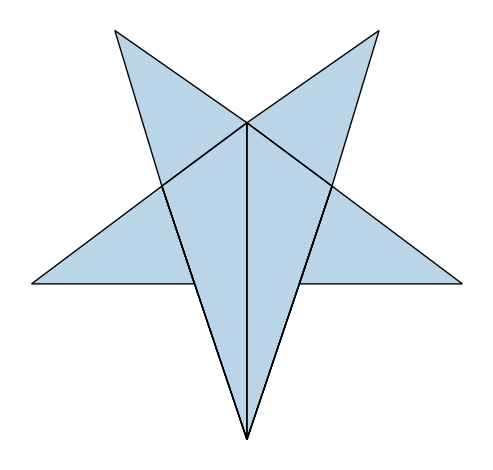

The Python source for this figure:
from collections import deque
from functools import reduce
import math
import sys
from matplotlib import pyplot as plt, use


""" Triangulation for a simple polygon, basend ear-clipping algorithm.
    This code is licenced MIT licence, since we referenced `tripy`.
                        https://github.com/linuxlewis/tripy/tree/master
    So, we thank to @linuxlewis.

    Implementation Reference:
        - TriangulationByEarClipping.pdf
        (https://www.geometrictools.com/Documentation/Documentation.html) """

# use('module://backend_ipe')
__EPSILON = math.sqrt(sys.float_info.epsilon)


def earclip(polygon):
    if _is_clockwise(polygon):
        polygon.reverse()

    ear, triangles, n = deque(), [], len(polygon)
    prev, succ = {i: i-1 for i in range(n)}, {i: (i+1) % n for i in range(n)}
    for i in prev.keys():
        if _is_ear(prev[i], i, succ[i], polygon, prev):
            ear.append(i)

    while len(triangles) < n-2:
        i = ear.popleft()
        j, k = prev[i], succ[i]
        triangles.append((polygon[j], polygon[i], polygon[k]))
        succ[j], prev[k] = k, j
        del prev[i]
        del succ[i]
        if len(prev) > 3:
            if _is_ear(prev[j], j, succ[j], polygon, prev) and j not in ear:
                ear.append(j)
            if _is_ear(prev[k], k, succ[k], polygon, prev) and k not in ear:
                ear.append(k)
    return triangles


def _is_clockwise(polygon):
    n, _ = len(polygon), polygon
    return reduce(lambda s, i: s+(_[i+1][0]-_[i][0])*(_[i+1][1]+_[i][1]),
                  range(-1, n-1), 0) > 0


def _is_ear(i, j, k, pts, prev):
    if not _is_convex(pts[i], pts[j], pts[k]):  # diagonal pass outside ?
        return False
    if abs(_signed_area(pts[i][0], pts[i][1],   # triple collinear ?
                        pts[j][0], pts[j][1],
                        pts[k][0], pts[k][1])) < __EPSILON:
        return False
    for x in prev.keys():                       # contains no points ?
        if x in (i, j, k):
            continue
        if _is_inside(pts[x], pts[i], pts[j], pts[k]):
            return False
    return True


def _is_convex(p, q, r):
    (px, py), (qx, qy), (rx, ry) = p, q, r
    return _signed_area(px, py, qx, qy, rx, ry) < 0


def _signed_area(x1, y1, x2, y2, x3, y3):
    return x1 * (y3 - y2) + x2 * (y1 - y3) + x3 * (y2 - y1)


def _is_inside(p, a, b, c):
    (px, py), (ax, ay), (bx, by), (cx, cy) = p, a, b, c
    area = abs(_signed_area(ax, ay, bx, by, cx, cy))
    area1 = abs(_signed_area(px, py, bx, by, cx, cy))
    area2 = abs(_signed_area(px, py, ax, ay, cx, cy))
    area3 = abs(_signed_area(px, py, ax, ay, bx, by))
    return abs(area - sum([area1, area2, area3])) < __EPSILON


if __name__ == '__main__':
    # polygon = [(0, 1), (-1, 0), (0, -1), (1, 0)]
    # polygon = [(-10.0, -20.0), (-10.0, -30.0), (0.0, -20.0), (0.0, -10.0),
    #            (-20.0, -10.0), (-20.0, -20.0)]
    polygon = [(350, 75), (379, 161), (469, 161), (397, 215), (423, 301),
               (350, 250), (277, 301), (303, 215), (231, 161), (321, 161)]
    plt.gca().add_patch(plt.Polygon(polygon, alpha=0.3))
    triangles = earclip(polygon)
    for t in triangles:
        plt.gca().add_patch(plt.Polygon(t, fill=False))
    plt.gca().set_aspect('equal')
    plt.gca().axis('off')
    plt.autoscale()
    plt.tight_layout()
#    plt.savefig('ear.ipe')
#    plt.savefig('ear.png', bbox_inches='tight')
    plt.show()
